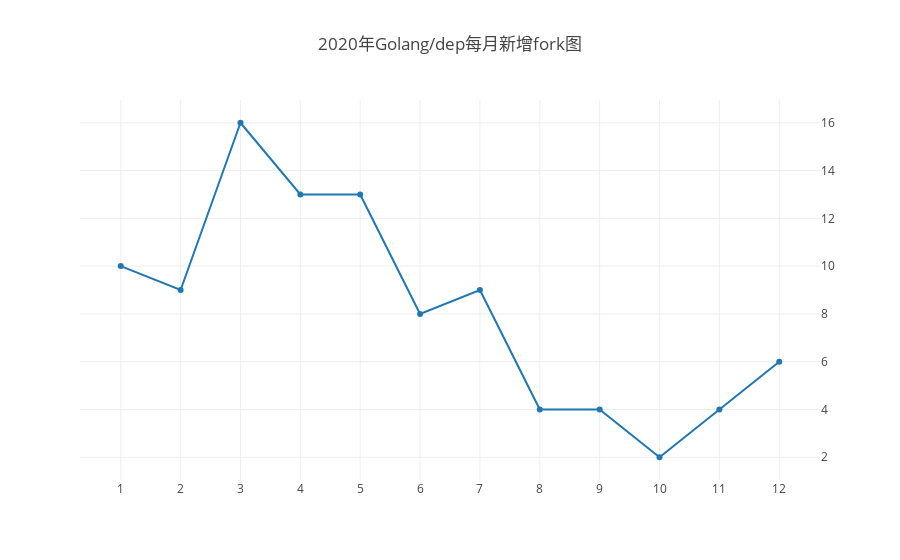

The code cell stored with this chart in its notebook:
### Code cell
Promise.all(
    months.map(
        x => {
            var q = `SELECT COUNT() AS fork_count 
            FROM github_log.year2020 
            WHERE repo_id=70202506 and type='ForkEvent' and toMonth(created_date)=${x}`;
            return openDigger.driver.clickhouse.query(q);
        }
    )
).then(data => {
    var forkCount = [];
    data.forEach(d => {
        forkCount.push(d[0].fork_count);
    });
    openDigger.render.plotly([
        {x: times, y: forkCount, mode: 'scatter', name: 'fork事件数量'},
    ], {
        title: '2020年Golang/dep每月新增fork图',
        yaxis: { overlaying: 'y', side: 'right', anchor: 'x' },
        xaxis: {type: 'category'}
    });
    console.table(data.map((d, i) => {
        return {
            '月份': i + 1,
            'fork数': d[0].fork_count,
        };
    }));  
});

### Figure 1 — Plotly figure (JSON) as saved in the notebook; plotly's stock layout.template omitted (floating-point values rounded to 4 significant figures)
{"data": [{"mode": "scatter", "name": "fork事件数量", "x": [1, 2, 3, 4, 5, 6, 7, 8, 9, 10, 11, 12, 1, 2, 3, 4, 5, 6, 7, 8, 9, 10, 11, 12, 1, 2, 3, 4, 5, 6, 7, 8, 9, 10, 11, 12, 1, 2, 3, 4, 5, 6, 7, 8, 9, 10, 11, 12, 1, 2, 3, 4, 5, 6, 7, 8, 9, 10, 11, 12], "y": ["10", "9", "16", "13", "13", "8", "9", "4", "4", "2", "4", "6"]}], "layout": {"autosize": true, "title": {"text": "2020年Golang/dep每月新增fork图"}, "xaxis": {"autorange": true, "range": [-0.6715, 11.67], "type": "category"}, "yaxis": {"anchor": "x", "autorange": true, "overlaying": "y", "range": [0.8447, 17.16], "side": "right", "type": "linear"}}}
